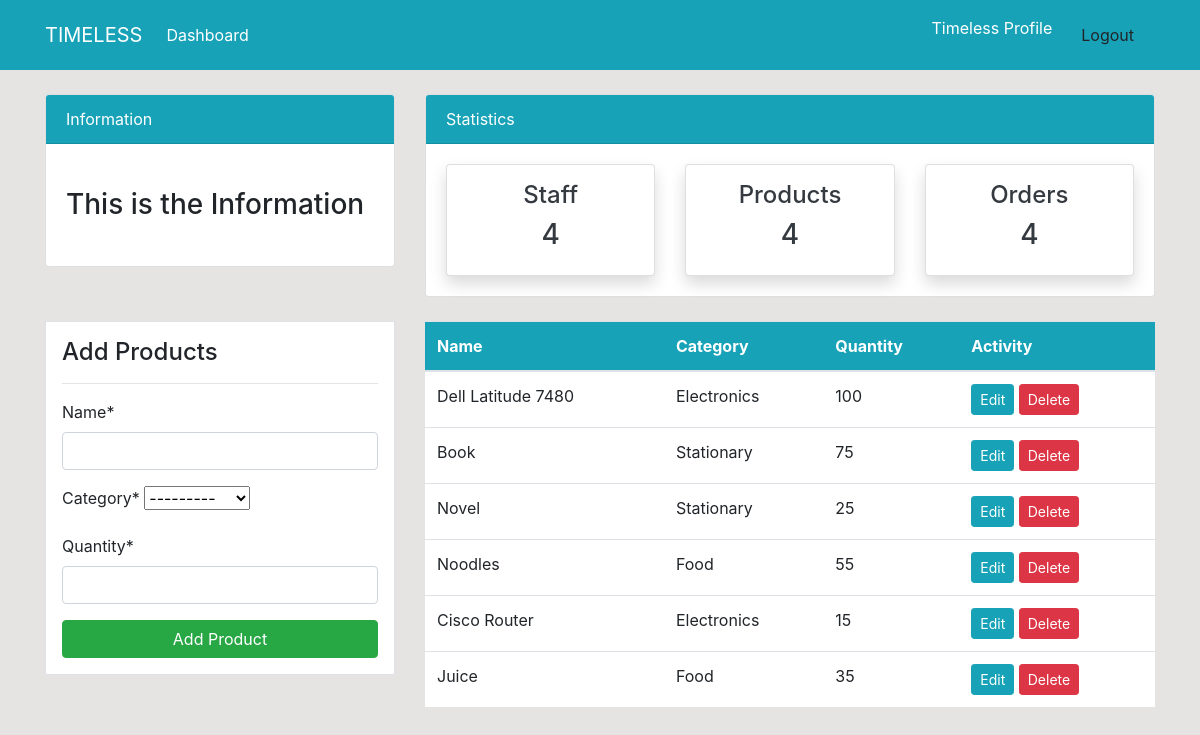
/product/ (signed in), run on the app's committed database.
### dashboard/models.py (models this page shows, shortened)
class Product(models.Model):
    name = models.CharField(max_length=100, null=True)
    category = models.CharField(max_length=20, choices=CATEGORY, null=True)
    quantity = models.PositiveIntegerField(null=True)
    class Meta:
        verbose_name_plural = 'Product'

### dashboard/views.py (the view)
# urls.py: path('product/', views.product, name='dashboard-product'),
@login_required
def product(request):
     items = Product.objects.all() # Using ORM
     if request.method == 'POST':
          form = ProductForm(request.POST)
          if form.is_valid():
               form.save()
               return redirect('dashboard-product')
     else:
          form = ProductForm()
     context = {
          'items': items,
          'form': form,
     }
     return render(request, 'dashboard/product.html', context)

### dashboard/forms.py
class ProductForm(forms.ModelForm):
    class Meta:
        model = Product
        fields = ['name', 'category', 'quantity']

### templates/dashboard/product.html (shortened to what this page needs)
 {% extends 'partials/base.html' %}
 {% load crispy_forms_tags %}
 {% block content %}
{% include 'partials/topnav.html' %}
    <div class="container">
        <div class="row my-4">
            <div class="col-md-4">
                <div class="border bg-white p-3">
                    <h4>Add Products</h4>
                    <hr>
                    <form method="POST">
                        {{ form|crispy }}
                        <input class="btn btn-success btn-block" type="submit" value="Add Product">
                    </form>
                </div>
            </div>
            <div class="col-md-8">
                <table class="table bg-white">
                    <thead class="bg-info">
                        <tr class="text-white">
                            <th scope="col">Name</th>
                            <th scope="col">Category</th>
                            <th scope="col">Quantity</th>
                            <th scope="col">Activity</th>
                        </tr>
                    </thead>
                    <tbody>
                        {% for item in items  %}
                        <tr>
                            <td>{{ item.name }}</td>
                            <td>{{ item.category }}</td>
                            <td>{{ item.quantity }}</td>
                            <td>
                                <a class="btn btn-info btn-sm" href="{% url 'dashboard-product-update' item.id %}">Edit</a>
                                <a class="btn btn-danger btn-sm" href="{% url 'dashboard-product-delete' item.id %}">Delete</a>
                            </td>
                        {%  endfor %}
                    </tbody>
                </table>
            </div>
        </div>
    </div>
    {% endblock %}

### templates/partials/nav.html (shortened to what this page needs)
    <nav class="navbar navbar-expand-lg navbar-info bg-info">
        {% if user.is_authenticated %}
        <div class="container">
            <a class="navbar-brand text-white" href="{% url 'dashboard-index' %}">TIMELESS</a>
            <div class="collapse navbar-collapse" id="navbarSupportedContent">
                <ul class="navbar-nav mr-auto">
                    <li class="nav-item active">
                        <a class="nav-link text-white" href="{% url 'dashboard-index' %}">Dashboard </a>
                    </li>
                </ul>
                <ul class="navbar-nav ml-auto">
                    <li class="nav-item active">
                        <a class="nav-link text-white" href="{% url 'user-profile' %}">{{user.username}} Profile </a>
                    </li>
                    <form class="nav-link text-white" action="{% url 'user-logout' %}" method="post">
                         <button class="btn btn-" type="submit">Logout</button>
                    </form>
                </ul>
                {% endif %}
            </div>
        </div>
    </nav>

### static/style.css (style rules this page uses)
body { background: rgb(230, 227, 227); }

### data on the page
Product: name "Dell Latitude 7480", category "Electronics", quantity "100"
Product: name "Book", category "Stationary", quantity "75"
Product: name "Novel", category "Stationary", quantity "25"
Product: name "Noodles", category "Food", quantity "55"
Product: name "Cisco Router", category "Electronics", quantity "15"
Product: name "Juice", category "Food", quantity "35"

### other printed values
{{ user.username }} "Timeless"
